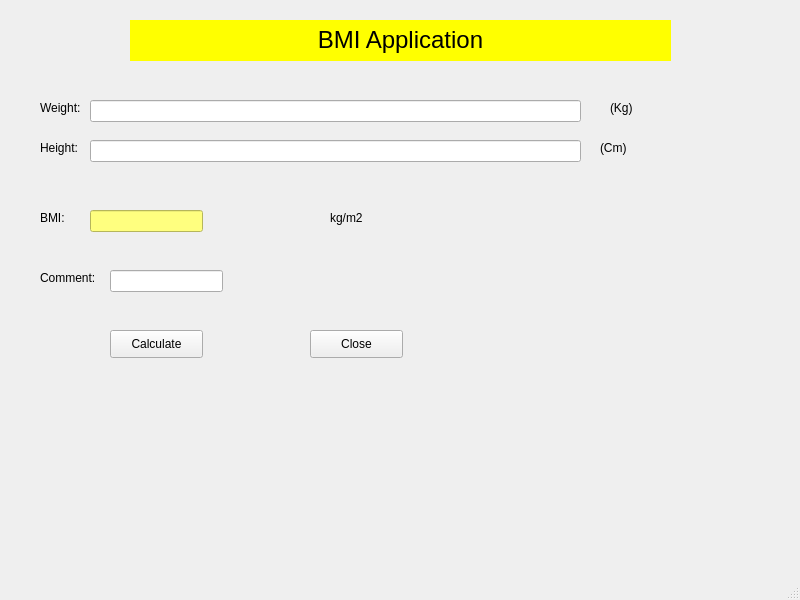
<?xml version="1.0" encoding="UTF-8"?>
<ui version="4.0">
 <class>MainWindow</class>
 <widget class="QMainWindow" name="MainWindow">
  <property name="geometry">
   <rect>
    <x>0</x>
    <y>0</y>
    <width>800</width>
    <height>600</height>
   </rect>
  </property>
  <property name="windowTitle">
   <string>MainWindow</string>
  </property>
  <widget class="QWidget" name="centralwidget">
   <widget class="QLabel" name="label">
    <property name="geometry">
     <rect>
      <x>130</x>
      <y>20</y>
      <width>541</width>
      <height>41</height>
     </rect>
    </property>
    <property name="styleSheet">
     <string notr="true">background-color: rgb(255, 255, 0);</string>
    </property>
    <property name="text">
     <string>&lt;html&gt;&lt;head/&gt;&lt;body&gt;&lt;p align=&quot;center&quot;&gt;&lt;span style=&quot; font-size:18pt;&quot;&gt;BMI Application&lt;/span&gt;&lt;/p&gt;&lt;/body&gt;&lt;/html&gt;</string>
    </property>
   </widget>
   <widget class="QLabel" name="label_2">
    <property name="geometry">
     <rect>
      <x>40</x>
      <y>100</y>
      <width>55</width>
      <height>16</height>
     </rect>
    </property>
    <property name="text">
     <string>Weight:</string>
    </property>
   </widget>
   <widget class="QLabel" name="label_3">
    <property name="geometry">
     <rect>
      <x>40</x>
      <y>140</y>
      <width>55</width>
      <height>16</height>
     </rect>
    </property>
    <property name="text">
     <string>Height:</string>
    </property>
   </widget>
   <widget class="QLineEdit" name="lineEdit">
    <property name="geometry">
     <rect>
      <x>90</x>
      <y>100</y>
      <width>491</width>
      <height>22</height>
     </rect>
    </property>
   </widget>
   <widget class="QLineEdit" name="lineEdit_2">
    <property name="geometry">
     <rect>
      <x>90</x>
      <y>140</y>
      <width>491</width>
      <height>22</height>
     </rect>
    </property>
   </widget>
   <widget class="QLabel" name="label_4">
    <property name="geometry">
     <rect>
      <x>610</x>
      <y>100</y>
      <width>55</width>
      <height>16</height>
     </rect>
    </property>
    <property name="text">
     <string>(Kg)</string>
    </property>
   </widget>
   <widget class="QLabel" name="label_5">
    <property name="geometry">
     <rect>
      <x>600</x>
      <y>140</y>
      <width>55</width>
      <height>16</height>
     </rect>
    </property>
    <property name="text">
     <string>(Cm)</string>
    </property>
   </widget>
   <widget class="QLabel" name="label_6">
    <property name="geometry">
     <rect>
      <x>40</x>
      <y>210</y>
      <width>55</width>
      <height>16</height>
     </rect>
    </property>
    <property name="text">
     <string>BMI:</string>
    </property>
   </widget>
   <widget class="QLineEdit" name="lineEdit_3">
    <property name="geometry">
     <rect>
      <x>90</x>
      <y>210</y>
      <width>113</width>
      <height>22</height>
     </rect>
    </property>
    <property name="styleSheet">
     <string notr="true">background-color: rgb(255, 255, 127);</string>
    </property>
   </widget>
   <widget class="QLabel" name="label_7">
    <property name="geometry">
     <rect>
      <x>330</x>
      <y>210</y>
      <width>55</width>
      <height>16</height>
     </rect>
    </property>
    <property name="text">
     <string>kg/m2</string>
    </property>
   </widget>
   <widget class="QLabel" name="label_8">
    <property name="geometry">
     <rect>
      <x>40</x>
      <y>270</y>
      <width>61</width>
      <height>16</height>
     </rect>
    </property>
    <property name="text">
     <string>Comment:</string>
    </property>
   </widget>
   <widget class="QLineEdit" name="lineEdit_4">
    <property name="geometry">
     <rect>
      <x>110</x>
      <y>270</y>
      <width>113</width>
      <height>22</height>
     </rect>
    </property>
   </widget>
   <widget class="QPushButton" name="pushButton">
    <property name="geometry">
     <rect>
      <x>110</x>
      <y>330</y>
      <width>93</width>
      <height>28</height>
     </rect>
    </property>
    <property name="text">
     <string>Calculate</string>
    </property>
   </widget>
   <widget class="QPushButton" name="pushButton_2">
    <property name="geometry">
     <rect>
      <x>310</x>
      <y>330</y>
      <width>93</width>
      <height>28</height>
     </rect>
    </property>
    <property name="text">
     <string>Close</string>
    </property>
   </widget>
  </widget>
  <widget class="QMenuBar" name="menubar">
   <property name="geometry">
    <rect>
     <x>0</x>
     <y>0</y>
     <width>800</width>
     <height>26</height>
    </rect>
   </property>
  </widget>
  <widget class="QStatusBar" name="statusbar"/>
 </widget>
 <resources/>
 <connections/>
</ui>
